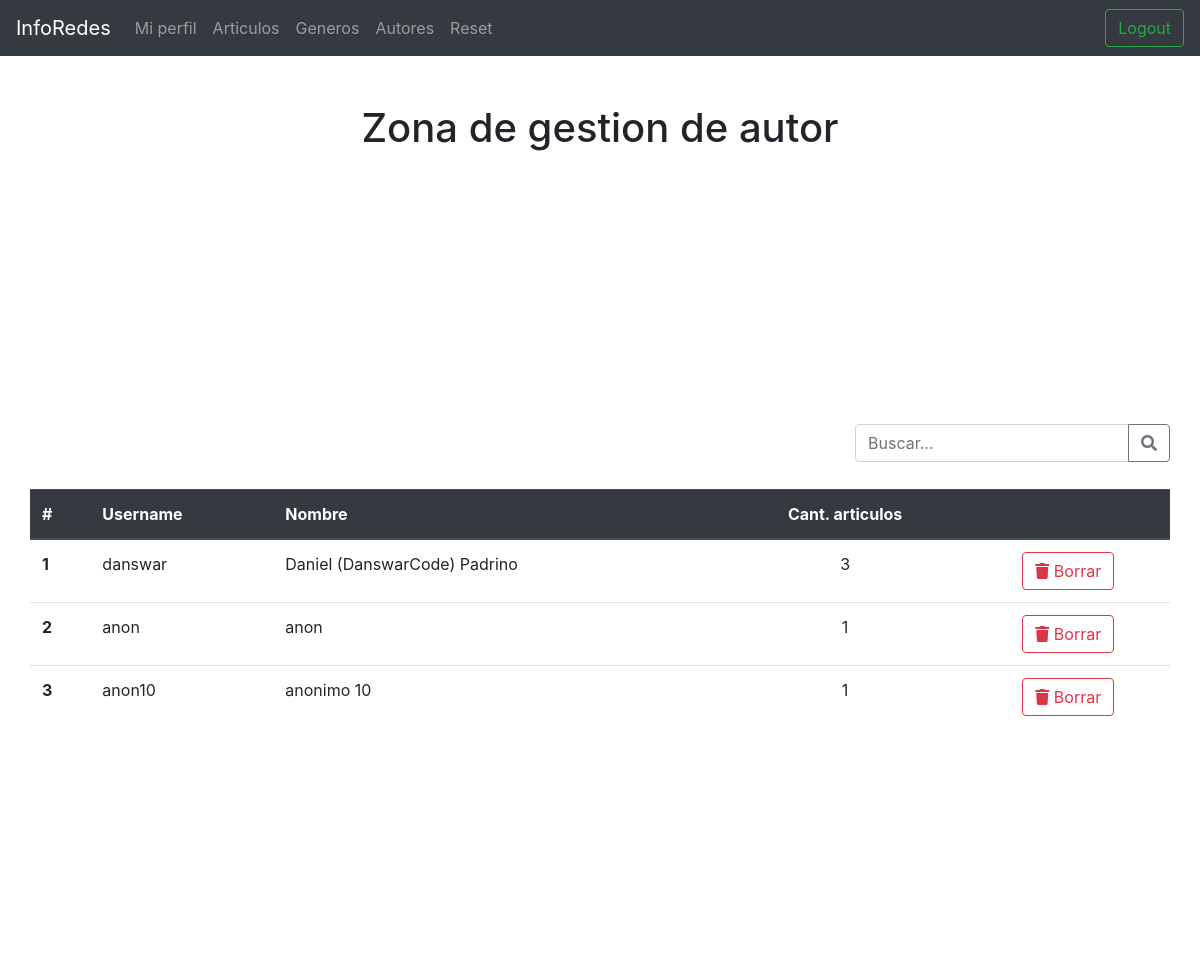
Page /Diario/admin/registro_autor.php (signed in) on the earlier database version.
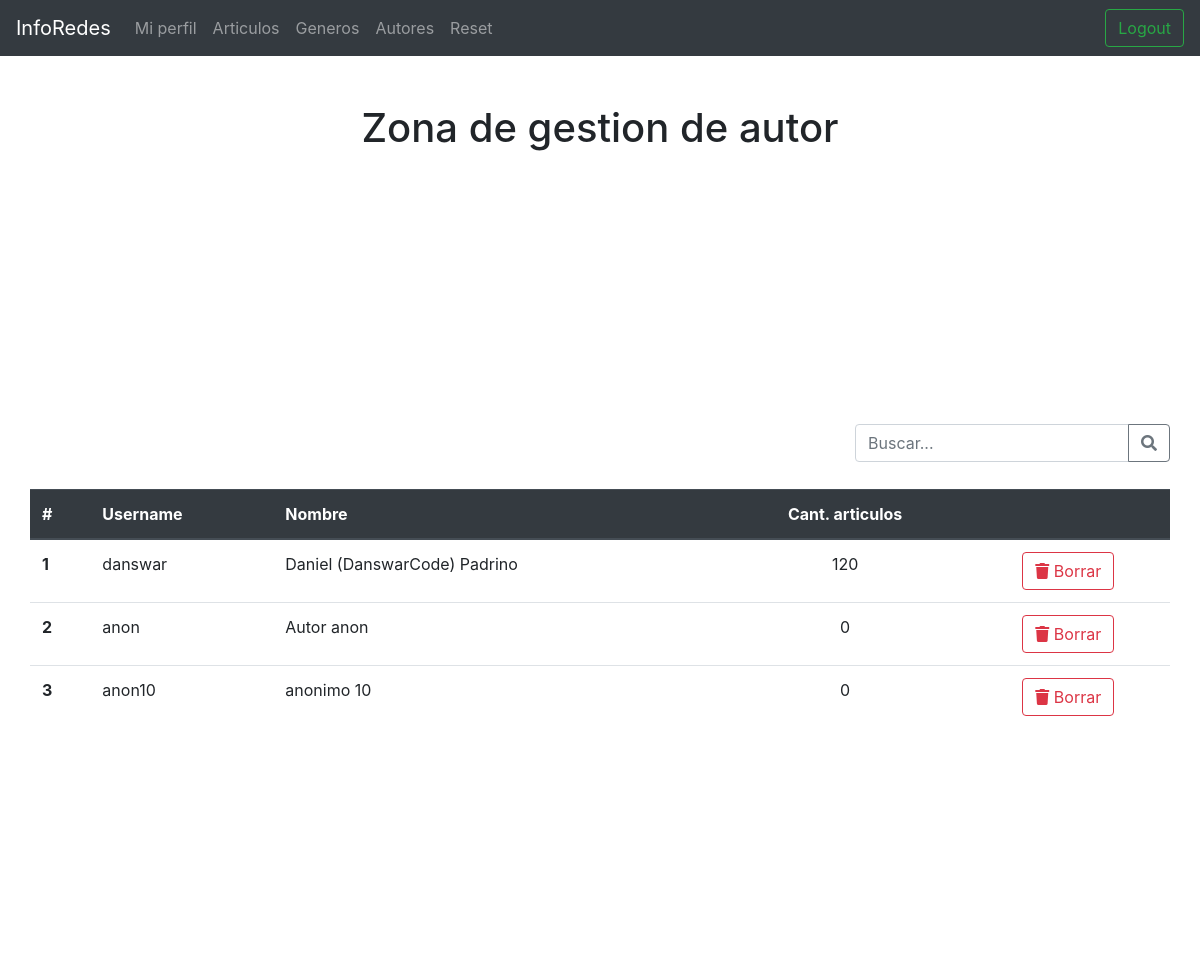
Same page on the later database version.
### tables this page shows
CREATE TABLE `autor` (
  `id` int(10) UNSIGNED NOT NULL,
  `nombre` varchar(100) NOT NULL,
  `usuario_id` int(11) NOT NULL,
  `foto` varchar(100) DEFAULT NULL
);

CREATE TABLE `usuario` (
  `id` int(10) NOT NULL,
  `username` varchar(20) NOT NULL,
  `pwd` varchar(70) NOT NULL,
  `activo` bit(1) NOT NULL
);

### backend/base_datos.php (called while the page is built, shortened)
<?php
    $conexion = NULL;
    function getConexion()
    {
        global $conexion;
        if($conexion){
            return $conexion;
        }else{
            $conexion = mysqli_connect(HOST, USER, PWD, DB);
            mysqli_set_charset($conexion,"utf8");
            return $conexion;
        }
    }
    function ejecutarConsulta($sql){
        $conexion = getConexion();
        $response = mysqli_query($conexion,$sql);
        $tipo_sql = substr( $sql , 0 , 6);
        if( $tipo_sql=="INSERT" || $tipo_sql=="UPDATE" ){
            return mysqli_insert_id( $conexion );
        }else{
           return  mysqli_fetch_all($response, MYSQLI_ASSOC);
        }
    }
?>

### backend/autor_crud.php (called while the page is built, shortened)
<?php
    require_once 'base_datos.php';
    function getAutor($id=NULL)
    {
        $where_id = "1";
        $sql = "SELECT autor.*, usuario.username as username
                FROM autor INNER JOIN usuario
                ON autor.usuario_id = usuario.id  WHERE usuario.activo = 1 AND $where_id";
        return ejecutarConsulta($sql);
    }
?>

### backend/articulos_crud.php (called while the page is built, shortened)
<?php
    require_once 'base_datos.php';
    function getArticuloByAutor( $autor_id ){
        $sql =  "SELECT articulo.id, articulo.titulo, articulo.contenido, articulo.imagen_1, articulo.subtitulo, articulo.fecha, articulo.autor_id, autor.nombre autor, genero.nombre genero, articulo.activo
        from articulo
        inner join autor on autor_id=autor.id
        inner join genero on genero_id=genero.id   WHERE articulo.autor_id = $autor_id ORDER BY `articulo`.`id` DESC";
        return ejecutarConsulta($sql);
    }
?>

### Diario/admin/registro_autor.php (the view, shortened to what this page needs)
<?php
 require "../../backend/autor_crud.php";
 require "../../backend/articulos_crud.php";
	$listaAutores = getAutor();
?>
<!DOCTYPE html>
<html lang="en">
<head>
	<link rel="stylesheet" href="estilos.css">
	<link rel="stylesheet" href="https://use.fontawesome.com/releases/v5.3.1/css/all.css">
	<link rel="stylesheet" href="https://stackpath.bootstrapcdn.com/bootstrap/4.4.0/css/bootstrap.min.css">
</head>
<body>
	<h1 class="text-center mt-5">Zona de gestion de autor</h1>
	<div class="container">
		<div class="row  d-flex flex-row-reverse mt-5">
			<form >
				<div class="input-group">
					<input type="text" class="form-control" placeholder="Buscar..." aria-label="Recipient's username" aria-describedby="button-addon2">
					<div class="input-group-append">
						<button class="btn btn-outline-secondary" type="button" id="button-addon2"><i class="fas fa-search"></i></button>
					</div>
				</div>
			</form>
		</div>
		<div class="row mt-3">
			<table class="table table-hover">
				<thead class="thead-dark">
					<tr>
					<th scope="col">#</th>
					<th scope="col">Username</th>
					<th scope="col">Nombre</th>
					<th scope="col" class='text-center'>Cant. articulos</th>
					<th scope="col "></th>
					</tr>
				</thead>
				<tbody>
					<?php
						foreach( $listaAutores as $autor ) {
							$id = $autor['id'];
							$cant_noticias = count( getArticuloByAutor($id) );
							echo "  <tr>
									<th scope='row'>{$autor['id']}</th>
									<td>{$autor['username']}</td>
									<td>{$autor['nombre']}</td>
									<td class='text-center'>{$cant_noticias}</td>
									<td class='text-center'>
									<button onclick='borrarRegistro($id)' class='btn btn-outline-danger'><i class='fas fa-trash'></i> Borrar</button>
									</td>
									</tr>";
						}
					?>
				</tbody>
			</table>
		</div>
	</div>
</body>
</html>

Differences in the rows shown:
computed for autor "Daniel (DanswarCode) Padrino": cant_noticias "3" → "120"
changed autor "anon": nombre "anon" → "Autor anon"; cant_noticias "1" → "0"
computed for autor "anonimo 10": cant_noticias "1" → "0"
